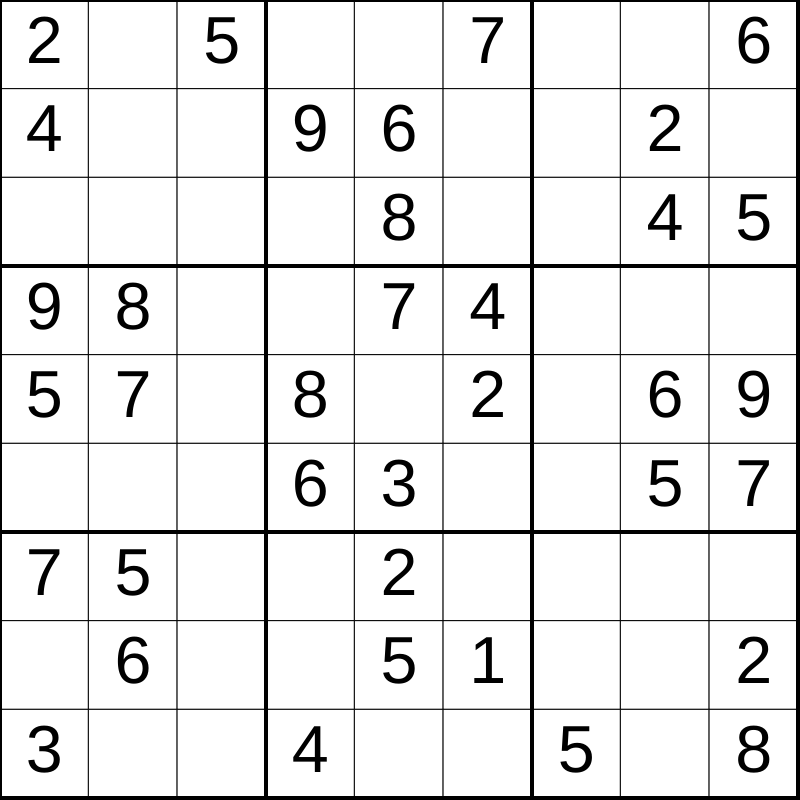
Frame 1 (no input)
Frame 60 (no input): identical to frame 1, image omitted
Frame 120 (the mouse pressed at the canvas centre since frame 60): identical to frame 1, image omitted

The p5.js sketch that drew this single still picture (run headless with seeded random() and noise() and a simulated clock; from frame 60 on, the mouse is pressed at the canvas centre):

// p5.js sketch
// ── sketch.js
// sudoku demo
// Quinten Smith

let intialGrid= [
  [2,0,5,0,0,7,0,0,6],
  [4,0,0,9,6,0,0,2,0],
  [0,0,0,0,8,0,0,4,5],
  [9,8,0,0,7,4,0,0,0],
  [5,7,0,8,0,2,0,6,9],
  [0,0,0,6,3,0,0,5,7],
  [7,5,0,0,2,0,0,0,0],
  [0,6,0,0,5,1,0,0,2],
  [3,0,0,4,0,0,5,0,8],
];

let gridDimensions=9;
let cellSize;
let grid;

function setup() {
  if (windowWidth < windowHeight){
    createCanvas(windowWidth*0.8, windowWidth*0.8);
  }
  else{
    createCanvas(windowHeight*0.8,windowHeight*0.8);
  }
  cellSize=(width-2)/gridDimensions;
  grid=intialGrid;
}

function draw() {
  background(220);
  displayGrid();
}
function displayGrid(){
  for (let i=0; i<gridDimensions;i++){
    for (let j=0;j<gridDimensions;j++){
      fill ("white");
      strokeWeight(1);
      rect(j*cellSize,i*cellSize,cellSize,cellSize);
      

      //show the number
      if (grid[i][j]!==0){
        fill("black");
        textSize(cellSize*0.75);
        textAlign(CENTER,CENTER);
        text(grid[i][j], j*cellSize +cellSize/2,i*cellSize+cellSize/2);
      }
    
    }
  }
  drawCageLines();
}

function drawCageLines(){
  strokeWeight(4);
  for (let location=0; location <=9; location += 3){
    line(0, cellSize*location, width, cellSize*location);
    line(cellSize*location, 0, cellSize*location, height);
  }
}
